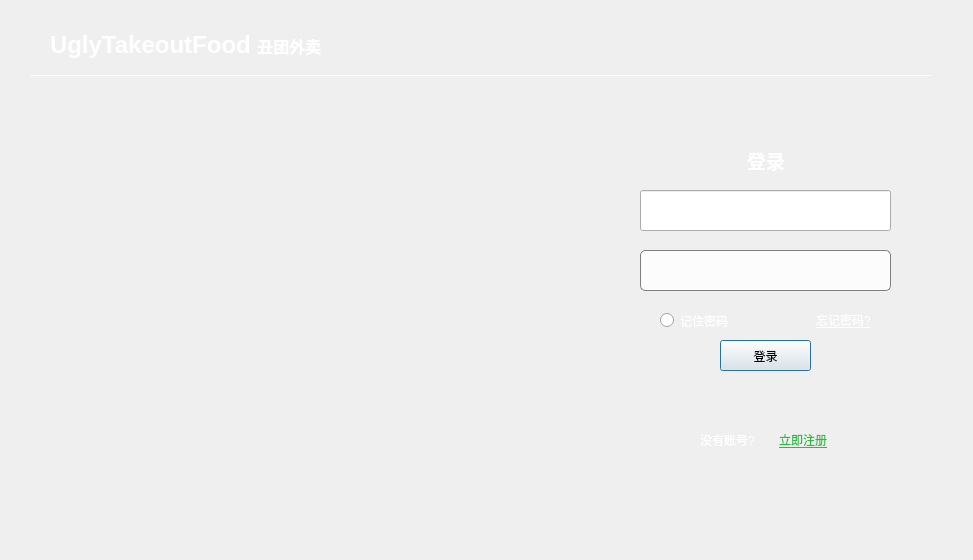
<?xml version="1.0" encoding="UTF-8"?>
<ui version="4.0">
 <class>LoginW</class>
 <widget class="QDialog" name="LoginW">
  <property name="geometry">
   <rect>
    <x>0</x>
    <y>0</y>
    <width>973</width>
    <height>560</height>
   </rect>
  </property>
  <property name="windowTitle">
   <string>欢迎登录丑团外卖</string>
  </property>
  <property name="windowIcon">
   <iconset resource="resource.qrc">
    <normaloff>:/new/prefix1/res/登录.png</normaloff>:/new/prefix1/res/登录.png</iconset>
  </property>
  <widget class="QLineEdit" name="editUser">
   <property name="geometry">
    <rect>
     <x>640</x>
     <y>190</y>
     <width>251</width>
     <height>41</height>
    </rect>
   </property>
   <property name="contextMenuPolicy">
    <enum>Qt::DefaultContextMenu</enum>
   </property>
   <property name="styleSheet">
    <string notr="true"/>
   </property>
   <property name="inputMask">
    <string/>
   </property>
  </widget>
  <widget class="QLineEdit" name="editPass">
   <property name="geometry">
    <rect>
     <x>640</x>
     <y>250</y>
     <width>251</width>
     <height>41</height>
    </rect>
   </property>
   <property name="styleSheet">
    <string notr="true">border: 1px solid gray;/*设置边框的粗细，以及颜色*/
border-radius: 5px;/*设置圆角的大小*/
padding: 0.8px;/*如果没有内容光标在开始往后移动0.8像素点*/
selection-background-color: darkgray;
background:rgba(255, 255, 255, 200);</string>
   </property>
   <property name="inputMask">
    <string/>
   </property>
   <property name="frame">
    <bool>true</bool>
   </property>
   <property name="echoMode">
    <enum>QLineEdit::Password</enum>
   </property>
  </widget>
  <widget class="QPushButton" name="BtnSureLogin">
   <property name="geometry">
    <rect>
     <x>720</x>
     <y>340</y>
     <width>91</width>
     <height>31</height>
    </rect>
   </property>
   <property name="styleSheet">
    <string notr="true"/>
   </property>
   <property name="text">
    <string>登录</string>
   </property>
  </widget>
  <widget class="Line" name="line">
   <property name="geometry">
    <rect>
     <x>30</x>
     <y>60</y>
     <width>901</width>
     <height>31</height>
    </rect>
   </property>
   <property name="styleSheet">
    <string notr="true">color:rgba(255, 255, 255, 200);</string>
   </property>
   <property name="frameShadow">
    <enum>QFrame::Plain</enum>
   </property>
   <property name="lineWidth">
    <number>1</number>
   </property>
   <property name="midLineWidth">
    <number>2</number>
   </property>
   <property name="orientation">
    <enum>Qt::Horizontal</enum>
   </property>
  </widget>
  <widget class="QLabel" name="label">
   <property name="geometry">
    <rect>
     <x>50</x>
     <y>20</y>
     <width>361</width>
     <height>51</height>
    </rect>
   </property>
   <property name="text">
    <string>&lt;html&gt;&lt;head/&gt;&lt;body&gt;&lt;p&gt;&lt;span style=&quot; font-size:18pt; font-weight:600; color:#ffffff;&quot;&gt;UglyTakeoutFood &lt;/span&gt;&lt;span style=&quot; font-size:12pt; font-weight:600; color:#ffffff;&quot;&gt;丑团外卖&lt;/span&gt;&lt;/p&gt;&lt;/body&gt;&lt;/html&gt;</string>
   </property>
  </widget>
  <widget class="QLabel" name="label_2">
   <property name="geometry">
    <rect>
     <x>747</x>
     <y>140</y>
     <width>71</width>
     <height>41</height>
    </rect>
   </property>
   <property name="text">
    <string>&lt;html&gt;&lt;head/&gt;&lt;body&gt;&lt;p&gt;&lt;span style=&quot; font-size:14pt; font-weight:600; color:#ffffff;&quot;&gt;登录&lt;/span&gt;&lt;/p&gt;&lt;/body&gt;&lt;/html&gt;</string>
   </property>
  </widget>
  <widget class="QWidget" name="layoutWidget">
   <property name="geometry">
    <rect>
     <x>660</x>
     <y>310</y>
     <width>251</width>
     <height>21</height>
    </rect>
   </property>
   <layout class="QHBoxLayout" name="horizontalLayout">
    <item>
     <widget class="QRadioButton" name="rememberPass">
      <property name="styleSheet">
       <string notr="true">color: rgb(255,255,255);</string>
      </property>
      <property name="text">
       <string>记住密码</string>
      </property>
     </widget>
    </item>
    <item>
     <widget class="QLabel" name="labForget">
      <property name="maximumSize">
       <size>
        <width>95</width>
        <height>16777215</height>
       </size>
      </property>
      <property name="font">
       <font>
        <family>Arial</family>
        <underline>true</underline>
       </font>
      </property>
      <property name="text">
       <string>&lt;html&gt;&lt;head/&gt;&lt;body&gt;&lt;p&gt;&lt;span style=&quot; color:#ffffff;&quot;&gt;忘记密码?&lt;/span&gt;&lt;/p&gt;&lt;/body&gt;&lt;/html&gt;</string>
      </property>
     </widget>
    </item>
   </layout>
  </widget>
  <widget class="QWidget" name="layoutWidget">
   <property name="geometry">
    <rect>
     <x>700</x>
     <y>430</y>
     <width>151</width>
     <height>21</height>
    </rect>
   </property>
   <layout class="QHBoxLayout" name="horizontalLayout_2">
    <item>
     <widget class="QLabel" name="labNonAccount">
      <property name="text">
       <string>&lt;html&gt;&lt;head/&gt;&lt;body&gt;&lt;p&gt;&lt;span style=&quot; color:#ffffff;&quot;&gt;没有账号?&lt;/span&gt;&lt;/p&gt;&lt;/body&gt;&lt;/html&gt;</string>
      </property>
     </widget>
    </item>
    <item>
     <widget class="QLabel" name="labRegister">
      <property name="font">
       <font>
        <family>Arial</family>
        <underline>true</underline>
       </font>
      </property>
      <property name="text">
       <string>&lt;html&gt;&lt;head/&gt;&lt;body&gt;&lt;p&gt;&lt;span style=&quot; color:#24bf3e;&quot;&gt;立即注册&lt;/span&gt;&lt;/p&gt;&lt;/body&gt;&lt;/html&gt;</string>
      </property>
     </widget>
    </item>
   </layout>
  </widget>
 </widget>
 <tabstops>
  <tabstop>editUser</tabstop>
  <tabstop>editPass</tabstop>
  <tabstop>rememberPass</tabstop>
  <tabstop>BtnSureLogin</tabstop>
 </tabstops>
 <resources>
  <include location="resource.qrc"/>
 </resources>
 <connections/>
</ui>
